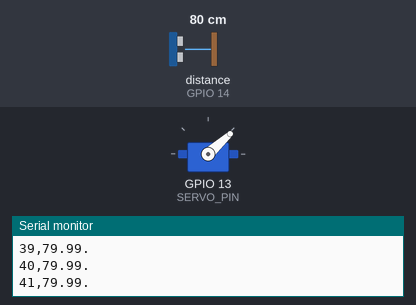
The sketch below on a simulated ESP32. Shown: servo, the last lines printed to the serial monitor. Wiring (inferred from the names in the program): ultrasonic range finder: trigger GPIO 12; echo GPIO 14. The test bench sets the inputs (shaded band); at power-on: distance to the obstacle (sensor on GPIO 14) 80 cm. The echo pulse lasts 58.3 µs per cm; WiFi joins after 1.5 s; servers stay silent unless stated; uploads are accepted with an empty reply; the local clock reads 2024-03-15 10:24:30 at power-on unless the sketch sets it.

Above: at 3.7 s.
3.8 s: distance to the obstacle (sensor on GPIO 14) set to 2 cm
At 4.55 s:
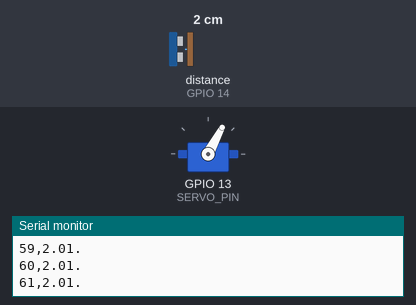
6.8 s: distance to the obstacle (sensor on GPIO 14) set to 250 cm
At 7.58 s:
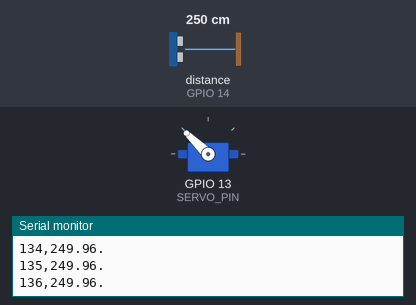
9.8 s: distance to the obstacle (sensor on GPIO 14) set to 18 cm
At 10.13 s:
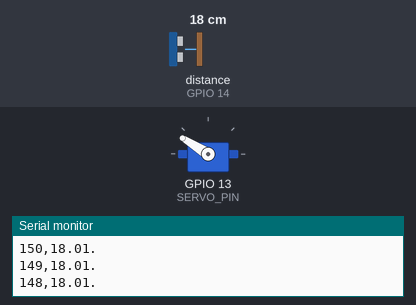
Timing chart, 0 to 18.8 s (numbered marks = the images above; inputs shaded):
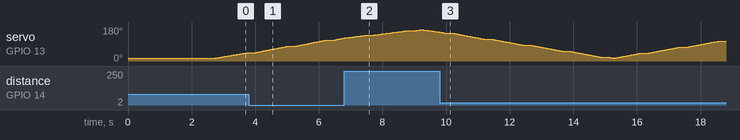

The sketch:

radar_esp32.ino
```cpp
#include <WiFi.h>
#include <HTTPClient.h>
#include <ArduinoJson.h>
#include <WebServer.h>
#include <ESP32Servo.h>
#include <time.h>

// =====================================================
// WIFI
// =====================================================

const char* WIFI_SSID = "YOUR_WIFI_NAME";
const char* WIFI_PASSWORD = "YOUR_WIFI_PASSWORD";

// =====================================================
// SUPABASE
// =====================================================

const char* SUPABASE_URL = "https://xbcmiovlfxgbmaufwaoa.supabase.co";
const char* SUPABASE_KEY = "sb_publishable_WZqf1KQDAzkOhmyrj4sF4Q_90T61iLq";
const char* SUPABASE_TABLE = "/rest/v1/radar_readings";

// =====================================================
// DEVICE
// =====================================================

const char* DEVICE_ID = "RADAR-ESP32-01";

// =====================================================
// PINS (Updated to your new wiring)
// =====================================================

#define TRIG_PIN 12
#define ECHO_PIN 14
#define SERVO_PIN 13

// =====================================================
// RADAR
// =====================================================

Servo radarServo;
WebServer server(80);

int currentAngle = 15;
float currentDistance = 0;
float previousDistance = 0;

String dangerLevel = "SAFE";
String movementStatus = "STATIONARY";

unsigned long lastSupabaseUpload = 0;
const unsigned long SUPABASE_INTERVAL = 1000; // Upload once per second

// =====================================================
// THRESHOLDS
// =====================================================

#define WARNING_DISTANCE 30
#define DANGER_DISTANCE 15

// =====================================================
// GET DISTANCE
// =====================================================

float getDistance() {
  digitalWrite(TRIG_PIN, LOW);
  delayMicroseconds(2);

  digitalWrite(TRIG_PIN, HIGH);
  delayMicroseconds(10);

  digitalWrite(TRIG_PIN, LOW);

  long duration = pulseIn(ECHO_PIN, HIGH, 30000);

  if (duration == 0) {
    return 400; // Timeout, assuming max distance
  }

  float distance = duration * 0.0343 / 2.0;

  if (distance < 2) distance = 2;
  if (distance > 400) distance = 400;

  return distance;
}

// =====================================================
// DANGER LEVEL
// =====================================================

String getDangerLevel(float distance) {
  if (distance <= DANGER_DISTANCE) return "DANGER";
  if (distance <= WARNING_DISTANCE) return "WARNING";
  return "SAFE";
}

// =====================================================
// MOVEMENT DETECTION
// =====================================================

String getMovement(float distance) {
  if (previousDistance == 0) {
    previousDistance = distance;
    return "STATIONARY";
  }

  float difference = previousDistance - distance;
  previousDistance = distance;

  if (difference > 3) return "APPROACHING";
  if (difference < -3) return "MOVING_AWAY";

  return "STATIONARY";
}

// =====================================================
// TIME
// =====================================================

String getTimestamp() {
  struct tm timeinfo;
  if (!getLocalTime(&timeinfo)) return "";

  char timestamp[30];
  strftime(timestamp, sizeof(timestamp), "%Y-%m-%dT%H:%M:%S%z", &timeinfo);
  return String(timestamp);
}

// =====================================================
// SEND TO SUPABASE
// =====================================================

void sendToSupabase() {
  if (WiFi.status() != WL_CONNECTED) return;

  HTTPClient http;
  String url = String(SUPABASE_URL) + SUPABASE_TABLE;

  http.begin(url);
  http.addHeader("apikey", SUPABASE_KEY);
  http.addHeader("Authorization", String("Bearer ") + SUPABASE_KEY);
  http.addHeader("Content-Type", "application/json");
  http.addHeader("Prefer", "return=minimal");

  JsonDocument doc;
  doc["device_id"] = DEVICE_ID;
  doc["angle"] = currentAngle;
  doc["distance_cm"] = currentDistance;
  doc["danger_level"] = dangerLevel;
  doc["movement_status"] = movementStatus;

  String timestamp = getTimestamp();
  if (timestamp.length() > 0) doc["measured_at"] = timestamp;

  String json;
  serializeJson(doc, json);

  int responseCode = http.POST(json);

  Serial.println("\n========== SUPABASE ==========");
  Serial.print("Data Sent: "); Serial.println(json);
  Serial.print("Response: "); Serial.println(responseCode);
  Serial.println("==============================\n");

  http.end();
}

// =====================================================
// WEB DATA API (For Local Dashboard)
// =====================================================

void handleData() {
  String json = "{";
  json += "\"angle\":" + String(currentAngle) + ",";
  json += "\"distance\":" + String(currentDistance, 1) + ",";
  json += "\"movement\":\"" + movementStatus + "\",";
  json += "\"danger\":\"" + dangerLevel + "\"";
  json += "}";
  server.send(200, "application/json", json);
}

// =====================================================
// WIFI & TIME SETUP
// =====================================================

void connectWiFi() {
  WiFi.begin(WIFI_SSID, WIFI_PASSWORD);
  Serial.print("Connecting to WiFi");
  while (WiFi.status() != WL_CONNECTED) {
    delay(500);
    Serial.print(".");
  }
  Serial.println("\nWiFi connected! IP: " + WiFi.localIP().toString());
}

void setupTime() {
  configTime(19800, 0, "pool.ntp.org", "time.nist.gov"); // India timezone
  Serial.println("Synchronizing time...");
  struct tm timeinfo;
  if (getLocalTime(&timeinfo, 10000)) Serial.println("Time synchronized!");
}

// =====================================================
// SETUP
// =====================================================

void setup() {
  Serial.begin(115200);
  delay(1000);

  // Setup Pins
  pinMode(TRIG_PIN, OUTPUT);
  pinMode(ECHO_PIN, INPUT);

  // Advanced ESP32 Servo Setup (From your snippet)
  radarServo.setPeriodHertz(50);
  radarServo.attach(SERVO_PIN, 500, 2400);
  radarServo.write(15);

  connectWiFi();
  setupTime();

  // Basic API Endpoint for Local Web Dashboard
  server.on("/data", handleData);
  server.begin();

  Serial.println("System Ready!");
}

// =====================================================
// CORE RADAR LOGIC
// =====================================================

void processRadarReading(int angle) {
  currentAngle = angle;
  radarServo.write(currentAngle);

  delay(30); // 30ms delay based on your snippet

  currentDistance = getDistance();
  dangerLevel = getDangerLevel(currentDistance);
  movementStatus = getMovement(currentDistance);

  // Serial Monitor output formatted for Visualizers like Processing
  Serial.print(currentAngle);
  Serial.print(",");
  Serial.print(currentDistance);
  Serial.print(".");
  Serial.println(); // Added newline so it's readable in standard Arduino monitor too

  // Send to Supabase once per second
  if (millis() - lastSupabaseUpload >= SUPABASE_INTERVAL) {
    sendToSupabase();
    lastSupabaseUpload = millis();
  }

  // Handle local dashboard requests
  server.handleClient();
}

// =====================================================
// LOOP
// =====================================================

void loop() {
  // Sweep from 15 to 165 degrees
  for(int i = 15; i <= 165; i++) {
    processRadarReading(i);
  }

  // Sweep back from 165 to 15 degrees
  for(int i = 165; i >= 15; i--) {
    processRadarReading(i);
  }
}
```
